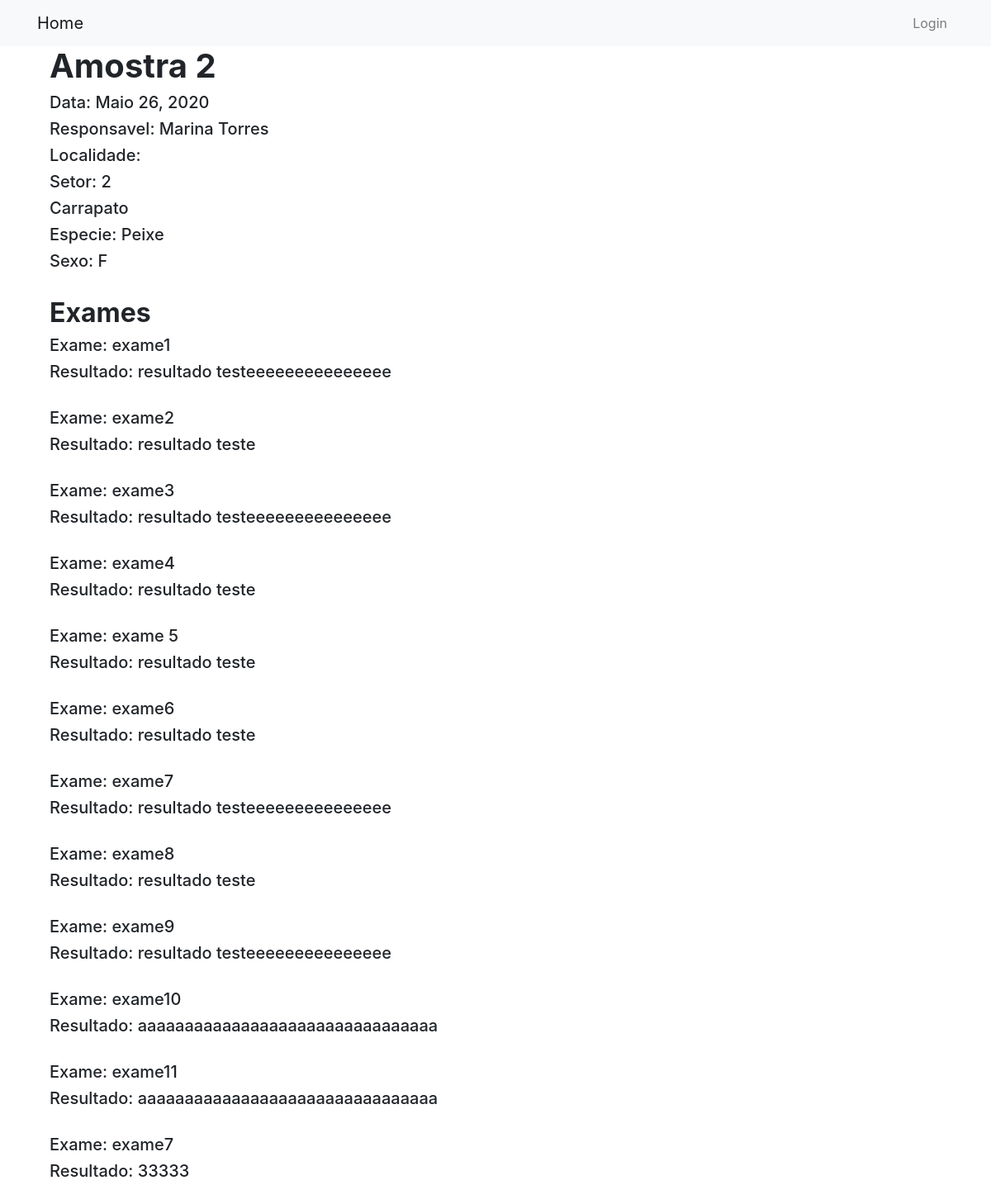
Page /detalhes/57 on the earlier database version.
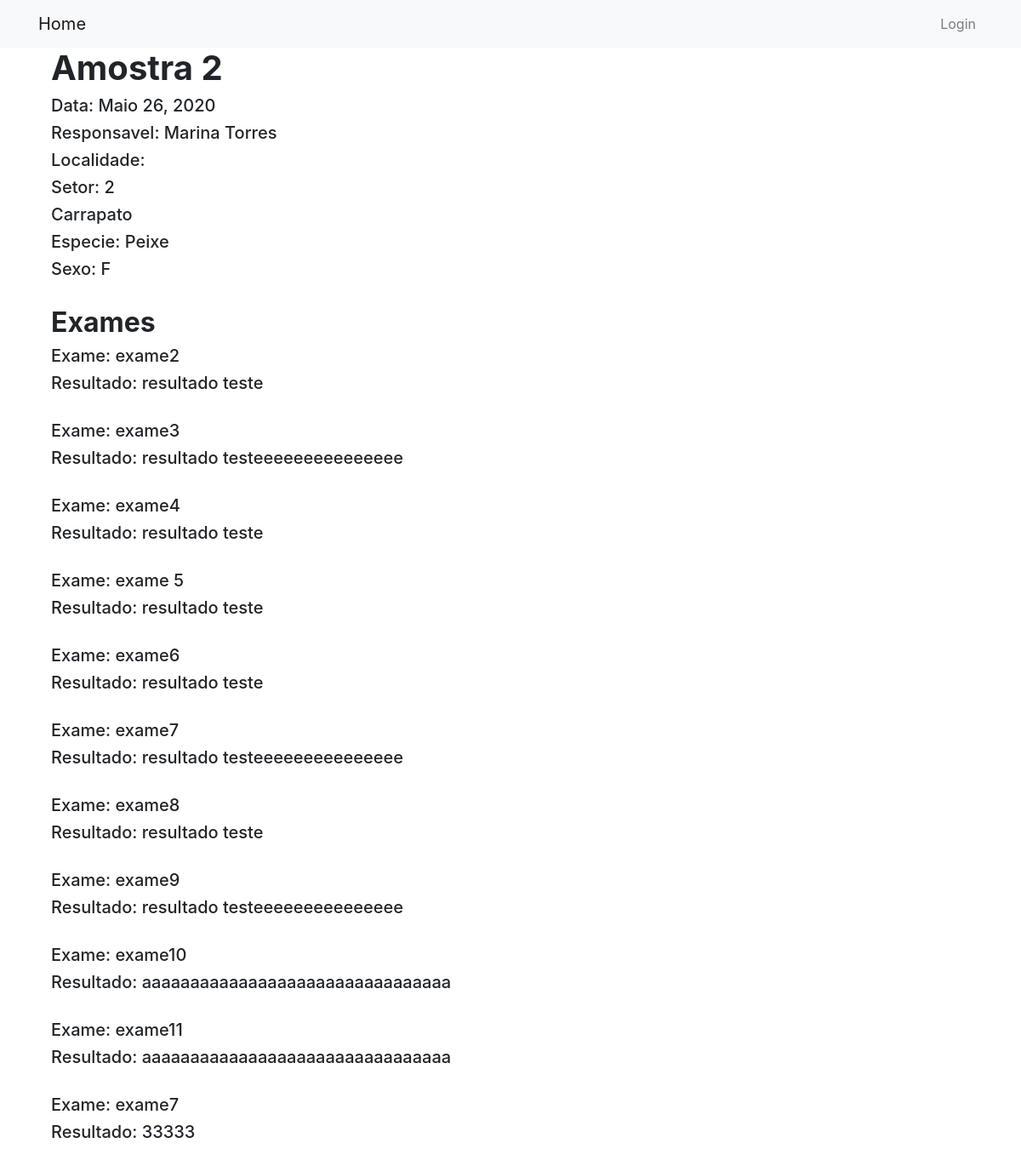
Same page on the later database version.
### Amostra/models.py (models this page shows, shortened)
class Amostra(models.Model):
    identificacao = models.CharField(max_length=10)
    origem = models.CharField(max_length=200)
    responsavel = models.ForeignKey(User, on_delete=models.CASCADE, null = True, related_name='amostras')
    localidade = models.CharField(max_length=200, default=' ')
    setor = models.CharField(max_length=200)
    data_coleta = models.DateField(default=date.today)
    tipo_amostra = models.CharField(max_length=2, choices=TIPOS_AMOSTRA, default='OU')
    especie_animal = models.CharField(max_length=2, choices=ESPECIES_ANIMAIS,default='OU')
    sexo_animal = models.CharField(max_length=1, choices=SEXO, default='I')
    status = models.BooleanField(default=True)
    exame = models.ManyToManyField(Exame)
    class Meta:
        ordering = ['-data_coleta','origem','localidade','setor','especie_animal','identificacao','tipo_amostra']

### Exame/models.py (models this page shows, shortened)
class RealizacaoExame(models.Model):
    exame = models.ForeignKey(Exame, on_delete=models.CASCADE)
    amostra = models.ForeignKey(to='Amostra.amostra', on_delete=models.CASCADE, null=True)
    resultado = models.CharField(max_length=200)

class Exame(models.Model):
    nome = models.CharField(max_length=200)
    def __str__(self):
        return self.nome

### Exame/views.py (the view)
# urls.py: path('detalhes/<int:pk>', exame_amostraDetalhes, name='detalhes'),
def exame_amostraDetalhes(request, pk):
    amostra = Amostra.objects.filter(pk=pk)
    exame = RealizacaoExame.objects.filter(amostra_id=pk)
    context = {'a':amostra, 'lista_exame':exame}
    return render(request, 'Amostra/amostra_detail.html', context)

### Usuario/models.py (called while the page is built)
    def __str__(self):
        return "{} {}".format(self.first_name, self.last_name)

### templates/Amostra/amostra_detail.html (shortened to what this page needs)
{% extends "base.html" %}
{% load bootstrap4 %}
{% block content %}
<div class="container">
	{% if a %}
		{% for amostra in a %}
			<h1><strong>Amostra {{ amostra.identificacao }}</strong></h1>
			<h5>Data: {{ amostra.data_coleta }} </h5>
			<h5>Responsavel: {{ amostra.responsavel }} </h5>
			<h5>Localidade: {{ amostra.localidade }}</h5>
			<h5>Setor: {{ amostra.setor }}</h5>
    		<h5>{{ amostra.get_tipo_amostra_display }}</h5>
    		<h5>Especie: {{ amostra.get_especie_animal_display }}</h5>
    		<h5>Sexo: {{ amostra.sexo_animal }}</h5>
			<br>
		{% endfor %}
	{% endif %}
	<h2><strong>Exames</strong></h2>
	{% if lista_exame %}
		{% for exame in lista_exame %}
			<h5>Exame: {{ exame.exame }}</h5>
			<h5>Resultado: {{ exame.resultado }}</h5>
			<br>
		{% endfor %}
	{% else %}
		<h5>Nao há exame adicionado</h5>
	{% endif %}
	<br>
  </div>
</div>
{% endblock %}

Differences in the rows shown:
removed RealizacaoExame: exame "exame1", resultado "resultado testeeeeeeeeeeeeeee"
